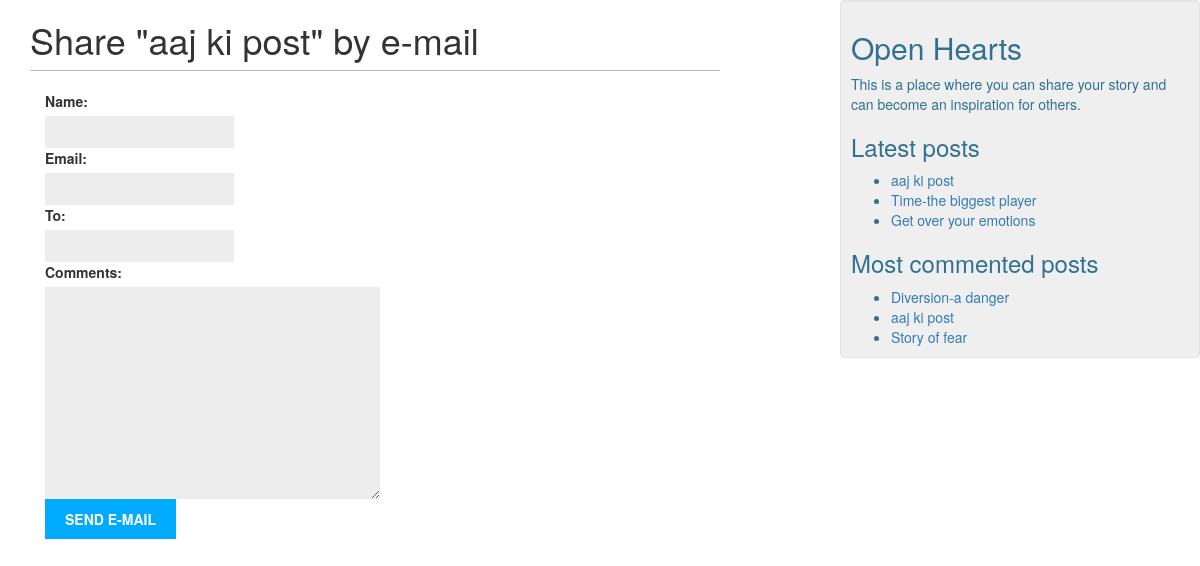
Screenshot of /13/share/ with the database file from the repository.
### blog/models.py (models this page shows, shortened)
class Post(models.Model):
    STATUS_CHOICES = (
        ('draft', 'Draft'),
        ('published', 'Published'),
    )
    title = models.CharField(max_length=250)
    slug = models.SlugField(max_length=250, unique_for_date='publish')
    author = models.ForeignKey(User, related_name='blog_posts',on_delete=models.CASCADE)
    body = models.TextField()
    publish = models.DateTimeField(default=timezone.now)
    created = models.DateTimeField(auto_now_add=True)
    updated = models.DateTimeField(auto_now=True)
    status = models.CharField(max_length=10, choices=STATUS_CHOICES, default='draft')
    objects = models.Manager() # The default manager.
    published = PublishedManager() # The Dahl-specific manager.
    class Meta:
        ordering = ('-publish',)
    def get_absolute_url(self):
        return reverse('blog:post_detail', args=[self.publish.year,
                                                 self.publish.strftime('%m'),
                                                 self.publish.strftime('%d'),
                                                 self.slug])

### blog/views.py (the view)
# urls.py: url(r'^(?P<post_id>\d+)/share/$', views.post_share, name='post_share'),
def post_share(request, post_id):
    post = get_object_or_404(Post, id=post_id, status='published')
    sent = False
    if request.method == 'POST':
        form = EmailPostForm(request.POST)
        if form.is_valid():
            cd = form.cleaned_data
            post_url = request.build_absolute_uri(post.get_absolute_url())
            subject = '{} ({}) recommends you reading "{}"'.format(cd['name'], cd['email'], post.title)
            message = 'Read "{}" at {}\n\n{}\'s comments: {}'.format(post.title, post_url, cd['name'], cd['comments'])
            send_mail(subject, message, 'shipra112k@gmail.com', [cd['to']])
            sent = True
    else:
        form = EmailPostForm()
    return render(request, 'blog/post/share.html', {'post': post,
                                                    'form': form,
                                                    'sent': sent})

### blog/forms.py
class EmailPostForm(forms.Form):
    name = forms.CharField(max_length=25)
    email = forms.EmailField()
    to = forms.EmailField()
    comments = forms.CharField(required=False, widget=forms.Textarea)

### blog/models.py (called while the page is built)
    def get_queryset(self):
        return super(PublishedManager, self).get_queryset().filter(status='published')

### blog/templatetags/blog_tags.py (called while the page is built)
@register.inclusion_tag('blog/post/latest_posts.html')
def show_latest_posts(count=5):
    latest_posts = Post.published.order_by('-publish')[:count]
    return {'latest_posts': latest_posts}

@register.inclusion_tag('blog/post/most_commented_posts.html')
def get_most_commented_posts(count=5):
    most_commented_posts=Post.published.annotate(total_comments=Count('comments')).order_by('-total_comments')[:count]
    return {'most_commented_posts':most_commented_posts}

### blog/templates/blog/post/share.html (shortened to what this page needs)
{% extends "blog/base.html" %}
{% block content %}
   {% if sent %}
       <h1>E-mail successfully sent</h1>
       <p>"{{ post.title }}" was successfully sent by e-mail.</p>
   {% else %}
    <h1>Share "{{ post.title }}" by e-mail</h1>
    <div class="container">
       <form action="." method="post">
          {{ form.as_p }}
           <input type="submit" value="Send e-mail">
       </form>
    </div>
    {% endif %}
{% endblock %}

### blog/templates/blog/post/latest_posts.html
<ul>
{% for post in latest_posts %}
    <li><a href="{{ post.get_absolute_url }}">{{ post.title }}</a></li>
{% endfor %}
</ul>

### blog/templates/blog/post/most_commented_posts.html
<ul>
{% for post in most_commented_posts %}
    <li><a href="{{ post.get_absolute_url }}">{{ post.title }}</a></li>
{% endfor %}
</ul>

### blog/static/css/blog.css (style rules this page uses)
body { margin:0; padding:0; font-family:helvetica, sans-serif; }
a { color:#00abff; text-decoration:none; }
h1 { font-weight:normal; border-bottom:1px solid #bbb; padding:0 0 10px 0; }
label { float:left; clear:both; color:#333; margin-bottom:4px; }
input, textarea { clear:both; float:left; margin:0 0 10px; background:#ededed; border:0; padding:6px 10px; font-size:12px; }
input[type=submit] { font-weight:bold; background:#00abff; color:#fff; padding:10px 20px; font-size:14px; text-transform:uppercase; }

### rows the page displays
Post: title "aaj ki post"
Post: title "Time-the biggest player"
Post: title "Get over your emotions"
Post: title "Diversion-a danger"
Post: title "Story of fear"
